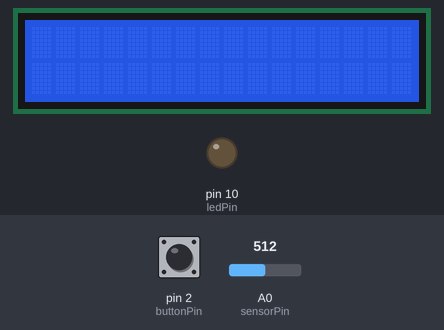
Recording of a sketch running on a simulated Arduino Uno, built with avr-gcc and run on an emulated ATmega328P. Parts: 16×2 character LCD, output pins drawn as LEDs (lit = HIGH). The test bench sets the inputs (shaded band); at power-on: pin 2 (buttonPin) HIGH, A0 (sensorPin) = 512. What the sketch prints to the serial monitor is not drawn.

Above: at 1.2 s.
1.3 s: pin 2 (buttonPin) pulled LOW for 0.15 s
At 2.2 s:
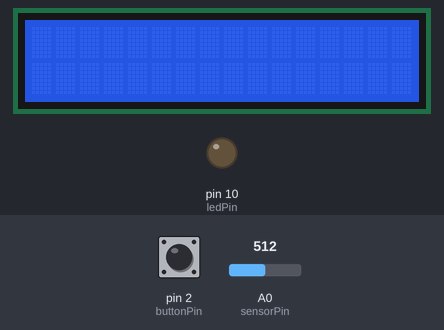
2.9 s: pin 2 (buttonPin) pulled LOW for 3.2 s
At 3.3 s:
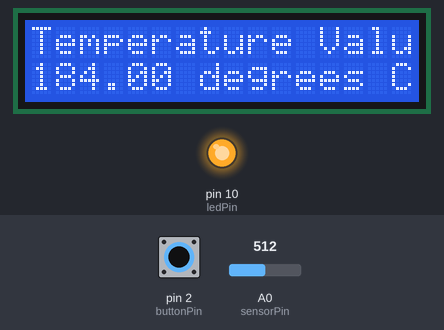
Timing chart, 0 to 7.6 s (numbered marks = the images above; inputs shaded):
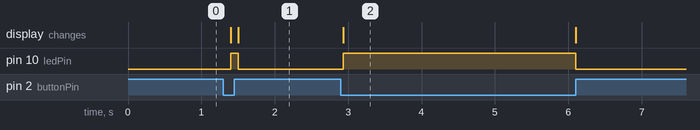

Measured:
- after the input at 1.3 s, pin 10 (ledPin): LOW → HIGH after 0.10 s, → LOW 0.10 s later; the display: first changes after 0.10 s (image 1 shows a later state)
- after the input at 2.9 s, pin 10 (ledPin): LOW → HIGH at once, → LOW 3.2 s later; the display: changes at once (image 2)

The sketch:

Temperature_Sensor_copy_20250205152336.ino
```cpp
#include<LiquidCrystal.h>

// Initialize the LCD
LiquidCrystal lcd(8, 7, 6, 5, 4, 3);

// Pin configurations
int sensorPin = A0;   // Temperature sensor connected to A0
int buttonPin = 2;    // Push button connected to pin 2
int ledPin = 10;      // LED connected to pin 10

void setup() {
  // Initialize serial communication and LCD
  Serial.begin(9600);
  lcd.begin(16, 2);

  // Set buttonPin as input and ledPin as output
  pinMode(buttonPin, INPUT_PULLUP); // Using internal pull-up resistor
  pinMode(ledPin, OUTPUT);          // Set LED as output
}

void loop() {
  // Read button state (LOW when pressed)
  int buttonState = digitalRead(buttonPin);

  if (buttonState == LOW) { // Button is pressed
    int reading = analogRead(sensorPin);

    // Measure the voltage and calculate temperature
    float voltage = reading * 4.68 / 1024.0;
    float temperatureC = (voltage - 0.5) * 100;

    // Print temperature to Serial Monitor
    Serial.print(temperatureC);
    Serial.println(" degrees C");

    // Display temperature on LCD
    lcd.setCursor(0, 0);
    lcd.print("Temperature Value ");
    lcd.setCursor(0, 1);
    lcd.print(temperatureC);
    lcd.print(" degrees C");

    // Turn on the LED
    digitalWrite(ledPin, HIGH);
  } else { // Button is not pressed
    // Clear the LCD and turn off the LED
    lcd.clear();
    digitalWrite(ledPin, LOW);
  }

  delay(100); // Delay for stability
}
```
